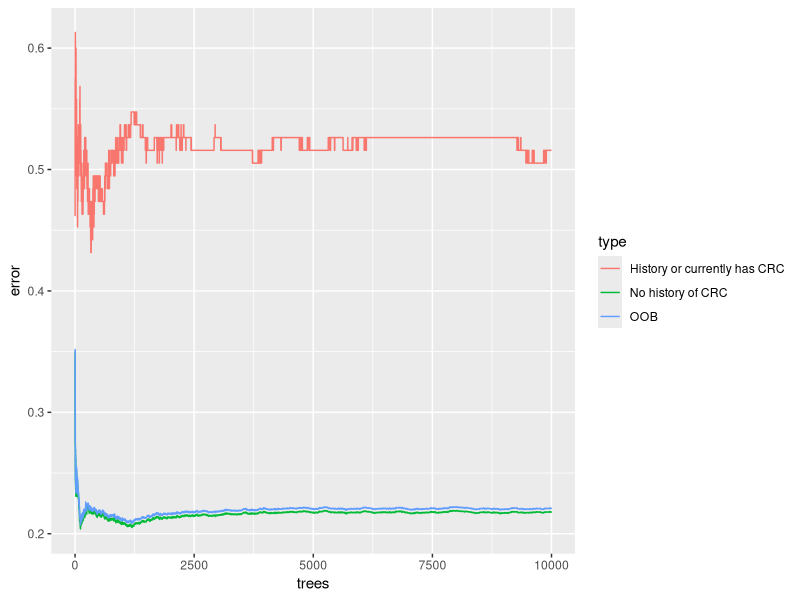
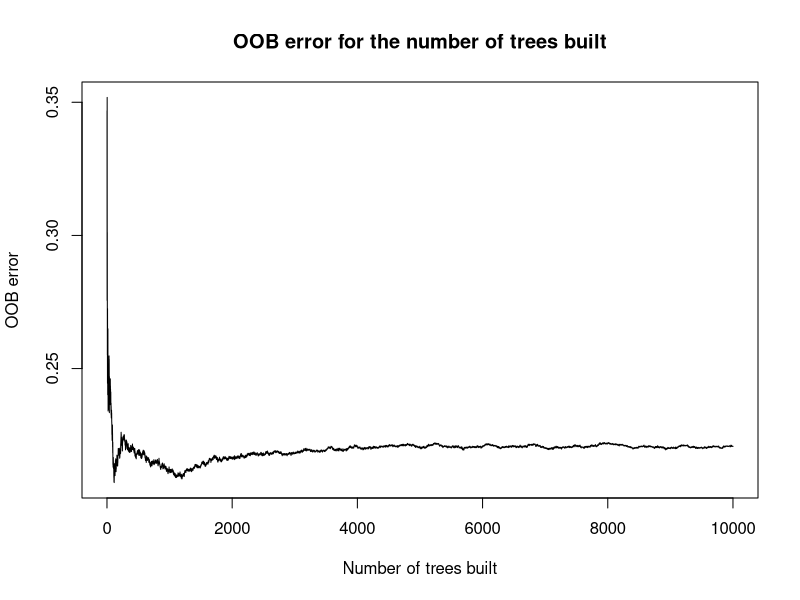
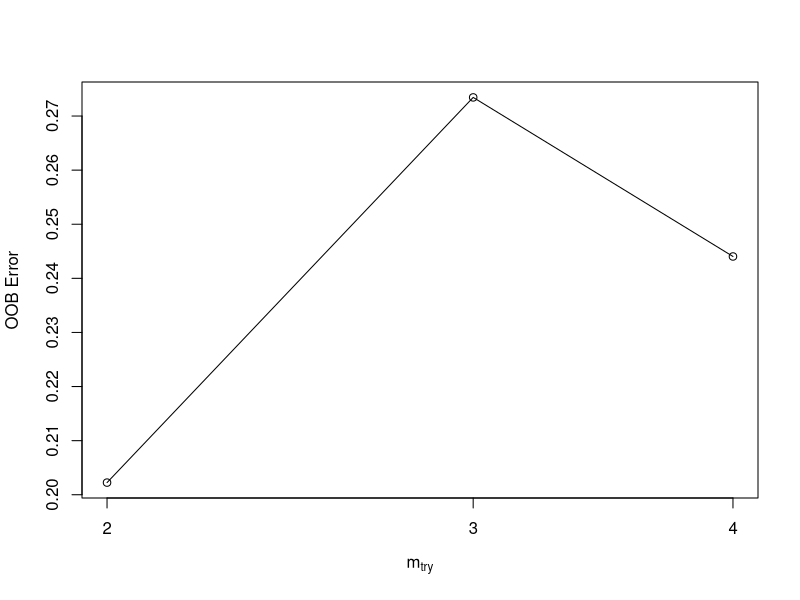
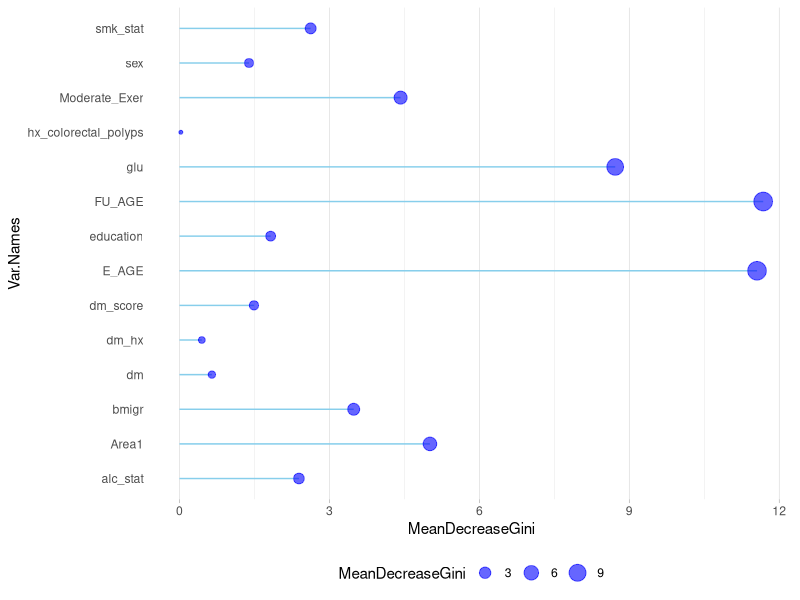

R code for these plots, in order:
library(dplyr)
library(randomForest)
library(caret)
library(ggplot2)
library(tidyr)

### Setting up data ------------------------------------------------------------

data = read.csv("datasets/KMCC DM CRC.csv")

# set factor variables
var_ind = c(2,5,6,8,9,10,11,12,13,14,15,16)
for(i in 1:length(var_ind)){
  data[,var_ind[i]] = as.factor(data[,var_ind[i]])
}

new_data = data
miss_var_ind = c(11,12,14,15,16)
# if certain column values = 6 or 9, then replace the value with an NA
new_data[, miss_var_ind][new_data[,miss_var_ind] == 6 | new_data[,miss_var_ind] == 9] = NA

# remove observations with missing values
me_miss_ind = which(is.na(new_data$Moderate_Exer))
hx_miss_ind = which(is.na(new_data$hx_colorectal_polyps))
ed_miss_ind = which(is.na(new_data$education))
alc_miss_ind = which(is.na(new_data$alc_stat))
smk_miss_ind = which(is.na(new_data$smk_stat))
all_miss_ind = unique(c(me_miss_ind, hx_miss_ind, 
                        ed_miss_ind, alc_miss_ind, smk_miss_ind))
all_missing_data = new_data[all_miss_ind,]

# finalized dataset we are working with for modeling
remain_data = (new_data[-all_miss_ind,])[,-1]
remain0_data = remain_data %>% filter(CRC == 0)
remain1_data = remain_data %>% filter(CRC == 1)

### RANDOM FOREST MODELING with training data ----------------------------------

## 1. set seed
set.seed(692)

## 2. partition data for training and testing
train0_index = createDataPartition(remain0_data$CRC, p = .8, list = FALSE) %>% 
  as.vector(.)
train1_index = createDataPartition(remain1_data$CRC, p = 0.67, list = FALSE) %>%
  as.vector(.)
train0 = remain0_data[train0_index,]
train1 = remain1_data[train1_index,]
test0 = remain0_data[-train0_index,]
test1 = remain1_data[-train1_index,]
train_data = rbind(train0, train1)
test_data = rbind(test0, test1)

## 3. run model
rf1 = randomForest(CRC ~ ., data = train_data, ntree = 10000, 
                  sampsize = c('0' = 30, '1' = 30))
rf2 = randomForest(CRC ~ ., data = train_data, ntree = 10000, 
                   sampsize = c('0' = 40, '1' = 40))
rf3 = randomForest(CRC ~ ., data = train_data, ntree = 10000, 
             sampsize = c('0' = 50, '1' = 50))
rf4 = randomForest(CRC ~ ., data = train_data, ntree = 10000, 
                   sampsize = c('0' = 60, '1' = 60))
rf5 =randomForest(CRC ~ ., data = train_data, ntree = 10000, 
             sampsize = c('0' = 70, '1' = 70))
print(rf)


### TUNING RANDOM FOREST -------------------------------------------------------

## 1. tune number of trees built aka ntree

# plot with all 3 types of errors
rf = rf4 # using 60,60
oob_data = data.frame(
  trees = rep(1:nrow(rf$err.rate), 3), 
  type = rep(c("OOB","No history of CRC","History or currently has CRC"), 
             each = nrow(rf$err.rate)),
  error = c(rf$err.rate[,"OOB"], rf$err.rate[,"0"], 
            rf$err.rate[,"1"]))
ggplot(data = oob_data, aes(x = trees, y= error)) + 
  geom_line(aes(color = type))

# plot with only OOB
plot((oob_data %>% filter(type == "OOB"))$trees,
     (oob_data %>% filter(type == "OOB"))$error, type = "l", 
     xlab = "Number of trees built",
     ylab = "OOB error",
     main = "OOB error for the number of trees built")
#abline(v = 1400,col = rgb(0.49, 0.81, 0.54))


## 2. tune number of variables selected at each split aka mtry
tuneRF(train_data[,-1], train_data$CRC, nTreeTry = 1400, 
       stepFactor=1.5,improve=0.01, trace=TRUE, plot=TRUE,
       sampsize = c('0' = 40, '1' = 40))


### RERUN RANDOM FOREST USING TUNED PARAMETERS ---------------------------------

rf_final = randomForest(CRC ~ ., data = train_data, ntree = 10000, 
                        sampsize = c('0' = 40, '1' = 40))



# visualizing variable importance
# Get variable importance from the initial model fit using training data
imp_data = as.data.frame(importance(rf))
imp_data$Var.Names = row.names(imp_data)

# the higher the mean decrease gini = the higher the variable importance
ggplot(imp_data, aes(x=Var.Names, y=MeanDecreaseGini)) +
  geom_segment( aes(x=Var.Names, xend=Var.Names, y=0, yend=MeanDecreaseGini), color="skyblue") +
  geom_point(aes(size = MeanDecreaseGini), color="blue", alpha=0.6) +
  theme_light() +
  coord_flip() +
  theme(
    legend.position="bottom",
    panel.grid.major.y = element_blank(),
    panel.border = element_blank(),
    axis.ticks.y = element_blank()
  )


### USING RANDOM FOREST MODELING ON TESTING DATA -------------------------------

rf_pred = predict(rf_final, test_data)
confusionMatrix(rf_pred, test_data$CRC)
